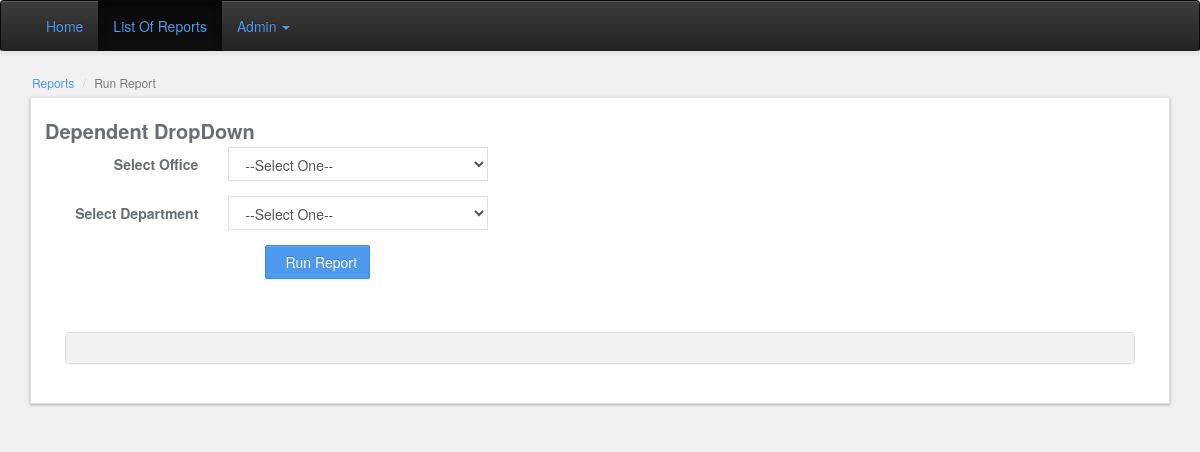
Page /flask_report_details/1 on the committed database.
### flask_report_system_models.py (models this page shows)
class FlaskReport(db.Model):
    __tablename__='flask_report'
    id = db.Column(db.Integer, primary_key=True, autoincrement=True)
    name=db.Column(db.String(100),nullable=False)
    sql_query=db.Column(db.Text(),nullable=False)
    is_active =db.Column(db.Boolean(), nullable=False,default=True)
    description =db.Column(db.String(1000),nullable=False)
    report_type =db.Column(db.String(15),nullable=False,default='Table')
    report_sub_type =db.Column(db.String(15),nullable=False,default='Table')
    report_category =db.Column(db.String(15),nullable=False,default='OFFICE')
    created_at = db.Column(db.DateTime(timezone=True), index=True, server_default=func.now())
    params = db.relationship('FlaskReportParameter')

class FlaskParameter(db.Model):
    __tablename__='flask_parameter'
    id = db.Column(db.Integer, primary_key=True, autoincrement=True)
    parameter_name = db.Column(db.String(100),nullable=False)
    parameter_label = db.Column(db.String(100),nullable=False)
    parameter_sql = db.Column(db.Text(),nullable=False)
    description = db.Column(db.String(1000), nullable=False)
    parameter_display_type = db.Column(db.String(50), nullable=False)
    parameter_format_type = db.Column(db.String(50), nullable=False)
    parameter_default = db.Column(db.String(45), nullable=True)
    parent_id = db.Column(db.Integer,nullable=True)
    reportparams = db.relationship('FlaskReportParameter')

### flask_report_system_api.py (the view)
@app.route('/flask_report_details/<int:id>',methods=['GET','POST'])
def flask_report_details(id):
    reportdetails = db.session.query(FlaskReport.id, FlaskReport.name,FlaskReport.report_category,FlaskReport.report_type,
                              FlaskReport.sql_query).filter(FlaskReport.is_active == True,FlaskReport.id ==id ).first() #getting report details
    report_param = db.session.query(FlaskParameter.parameter_display_type,FlaskParameter.parameter_format_type,
                                    FlaskParameter.parameter_label,
                                    FlaskParameter.parameter_name,
                                    FlaskParameter.parameter_sql,
                                    FlaskParameter.id,
                                    FlaskParameter.parent_id
                                    ).join(FlaskReportParameter,(FlaskReportParameter.parameter_id==FlaskParameter.id)).filter(
                                    FlaskReportParameter.report_id == id).order_by(FlaskReportParameter.id) #getting report parameters
    listdict=[]
    paramereter_list=[] #store parameters name  as list alone
    paramereter_list_id=[]
    parent_id_list=[] #store parent id as list alone
    parent_id_listdict={}
    for rp in report_param: #iterating parameters for report
        dictv={}
        paramereter_list.append(rp.parameter_name)
        paramereter_list_id.append(rp.id)
        dictv['label']=rp.parameter_label
        dictv['display_type']=rp.parameter_display_type
        dictv['parameter_name']=rp.parameter_name
        if rp.parameter_display_type=='select' and (rp.parent_id is None or rp.parent_id==0):
            param_query=db.session.execute(rp.parameter_sql)
            param_result = param_query.fetchall()
            dictv['values']=param_result
        else:
            dictv['values'] =[]
        listdict.append(dictv)
        if rp.parameter_display_type == 'select' and rp.parent_id is not None:
            parent_id_list.append(rp.parent_id)
            if rp.parent_id in parent_id_listdict:
                if type(parent_id_listdict[rp.parent_id])==list:
                    parent_id_listdict[rp.parent_id].append(rp.id)
            else:
                parent_id_listdict[rp.parent_id]=[rp.id]
    parent_id_list = list(set(parent_id_list))
    parent_params = []
    param_all_data=queryset_to_dict(report_param.all())
    if len(param_all_data)>1:
        for pid in parent_id_list:
            childlist=parent_id_listdict[pid]
            parentdict={}
            parentdict['parent_param_label']=[dictrow['parameter_name'] for dictrow in param_all_data if dictrow['id'] == pid][0]
            parentdict['parent_param_id']=pid
            parentdict['children']=[]
            if len(childlist)>0:
                for ch in childlist:
                    childict = {}
                    childict['child_param_label'] = [dictrow['parameter_name'] for dictrow in param_all_data if dictrow['id'] == ch][0]
                    childict['child_param_id'] = ch
                    parentdict['children'].append(childict)
            parent_params.append(parentdict)
    colorcode = FlaskReportDataColor.query.filter(FlaskReportDataColor.report_id == id).all()
    color_cols = get_model_columns(FlaskReportDataColor)
    if colorcode is not None:
        color_data = convert_object_into_dict(colorcode, color_cols)
    else:
        color_data = []
    return render_template('flask_report_system/run_report.html',param=listdict,report_name=reportdetails.name,
                           plist=paramereter_list,report_id=id,plistid=paramereter_list_id,
                           parent_data=parent_params,color=color_data)

### flask_report_system_api.py (called while the page is built)
def get_model_columns(instance, exclude=[]):
    columns = instance.__table__.columns.keys()
    columns = list(set(columns) - set(exclude))
    return columns

def convert_object_into_dict( data, cols):
    return [{col: getattr(d, col) for col in cols} for d in data]

def queryset_to_dict(query_result):
    try:
        query_columns = query_result[0].keys()
        res = [list(ele) for ele in query_result]
        dict_list = [dict(zip(query_columns, l)) for l in res]
    except Exception as e:
        print(e)
        dict_list=[]
    return dict_list

### templates/flask_report_system/run_report.html (shortened to what this page needs)
{% extends 'flask_report_system/index.html' %}
{% block content %}
<div class="container">
    <ul class="breadcrumb">
        <li><a href="{{  url_for('list_reports') }}" class="ng-binding">Reports</a></li>
        <li class="active ng-binding">Run Report</li>
    </ul>
    <div class="card well">
        <div class="row">
        <div class="col-md-18">
        <form class="form-signin" name="report_form" id="report_form" method="post" role="form">
            <div class="span gray-head" style="margin-left:0%;height:30px;">
              <span style="margin-left: 10px;font-size:20px;">
                    <strong class="binding">{{ report_name }}</strong>
              </span>
            </div>
            <div hide="isCollapsed" class="alert-block form-horizontal">
                {% for pr in param %}
                <div class="form-group info scope">
                    <label class="control-label col-sm-2 binding" for="officeId">{{ pr['label'] }}</label>
                    {% if pr['display_type']=='select' %}
                    <div class="col-sm-3">
                        <select chosen="reportParam.selectOptions"
                                id="{{ pr['parameter_name'] }}"
                                options="selectOption.id as selectOption.name for selectOption in reportParam.selectOptions"
                                value=""
                                class="form-control input-xlarge pristine untouched empty invalid invalid-required"
                                onchange="dropdownCheck(this)" required="">
                            <option value="" class="binding" selected>--Select One--</option>
                        </select>
                    </div>
                    {% if loop.index==1 %}
                     <div id="ajaxspinner" class="col-sm-2" >
                    </div>
                    {% endif %}
                    {% elif pr['display_type']=='date' %}
                    <div class="col-sm-3">
                        <input type="date" id="{{ pr['parameter_name'] }}" name="">
                    </div>
                    {% elif pr['display_type']=='text' %}
                    <div class="col-sm-3">
                        <input type="text" id="{{ pr['parameter_name'] }}" name="">
                    </div>
                    {% elif pr['display_type']=='number' %}
                    <div class="col-sm-3">
                        <input type="number" id="{{ pr['parameter_name'] }}" class="form-control"/>
                    </div>
                    {% endif %}
                </div>
                {% endfor %}
                <span class="col-md-offset-1 paddedleft120"><a id="run" onclick="runReport()" class="btn btn-primary control binding">&nbsp;&nbsp;Run Report</a></span>
            </div>
        </form>
        </div>
             <div class="col-md-4">
             </div>
        </div>
        <div class="container-fluid">
            <div class="panel panel-default">
                <div id="table_container" class="panel-body" style="background:#f1f1f1">
                </div>
            </div>
        </div>
    </div>
</div>
{% endblock %}

### templates/flask_report_system/run_report.html (style rules this page uses)
.card { display: block; background: #fff; }
#table_container { overflow:auto; }

### rows in the picture
FlaskReport: name "Dependent DropDown"
FlaskParameter: label "Select Office"
FlaskParameter: label "Select Department"
